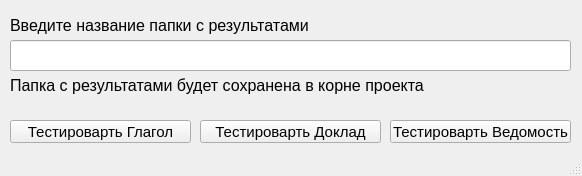
<?xml version="1.0" encoding="UTF-8"?>
<ui version="4.0">
 <class>MainWindow</class>
 <widget class="QMainWindow" name="MainWindow">
  <property name="geometry">
   <rect>
    <x>0</x>
    <y>0</y>
    <width>582</width>
    <height>176</height>
   </rect>
  </property>
  <property name="font">
   <font>
    <pointsize>11</pointsize>
   </font>
  </property>
  <property name="windowTitle">
   <string>MainWindow</string>
  </property>
  <widget class="QWidget" name="centralwidget">
   <widget class="QPushButton" name="pushButton_Glagol">
    <property name="geometry">
     <rect>
      <x>10</x>
      <y>120</y>
      <width>181</width>
      <height>23</height>
     </rect>
    </property>
    <property name="text">
     <string>Тестироварть Глагол</string>
    </property>
    <property name="autoDefault">
     <bool>true</bool>
    </property>
   </widget>
   <widget class="QPushButton" name="pushButton_Vedomost">
    <property name="geometry">
     <rect>
      <x>390</x>
      <y>120</y>
      <width>181</width>
      <height>23</height>
     </rect>
    </property>
    <property name="text">
     <string>Тестироварть Ведомость</string>
    </property>
    <property name="autoDefault">
     <bool>true</bool>
    </property>
   </widget>
   <widget class="QPushButton" name="pushButton_Doclad">
    <property name="geometry">
     <rect>
      <x>200</x>
      <y>120</y>
      <width>181</width>
      <height>23</height>
     </rect>
    </property>
    <property name="text">
     <string>Тестироварть Доклад</string>
    </property>
    <property name="autoDefault">
     <bool>true</bool>
    </property>
   </widget>
   <widget class="QLabel" name="labe_infol">
    <property name="geometry">
     <rect>
      <x>10</x>
      <y>70</y>
      <width>461</width>
      <height>31</height>
     </rect>
    </property>
    <property name="text">
     <string>&lt;html&gt;&lt;head/&gt;&lt;body&gt;&lt;p&gt;&lt;span style=&quot; font-size:12pt;&quot;&gt;Папка с результатами будет сохранена в корне проекта&lt;/span&gt;&lt;/p&gt;&lt;/body&gt;&lt;/html&gt;</string>
    </property>
   </widget>
   <widget class="QLineEdit" name="lineEdit_name">
    <property name="geometry">
     <rect>
      <x>10</x>
      <y>40</y>
      <width>561</width>
      <height>31</height>
     </rect>
    </property>
    <property name="autoFillBackground">
     <bool>false</bool>
    </property>
   </widget>
   <widget class="QLabel" name="labe_infol_2">
    <property name="geometry">
     <rect>
      <x>10</x>
      <y>10</y>
      <width>461</width>
      <height>31</height>
     </rect>
    </property>
    <property name="text">
     <string>&lt;html&gt;&lt;head/&gt;&lt;body&gt;&lt;p&gt;&lt;span style=&quot; font-size:12pt;&quot;&gt;Введите название папки с результатами&lt;/span&gt;&lt;/p&gt;&lt;/body&gt;&lt;/html&gt;</string>
    </property>
   </widget>
  </widget>
  <widget class="QStatusBar" name="statusbar"/>
 </widget>
 <resources/>
 <connections/>
</ui>
